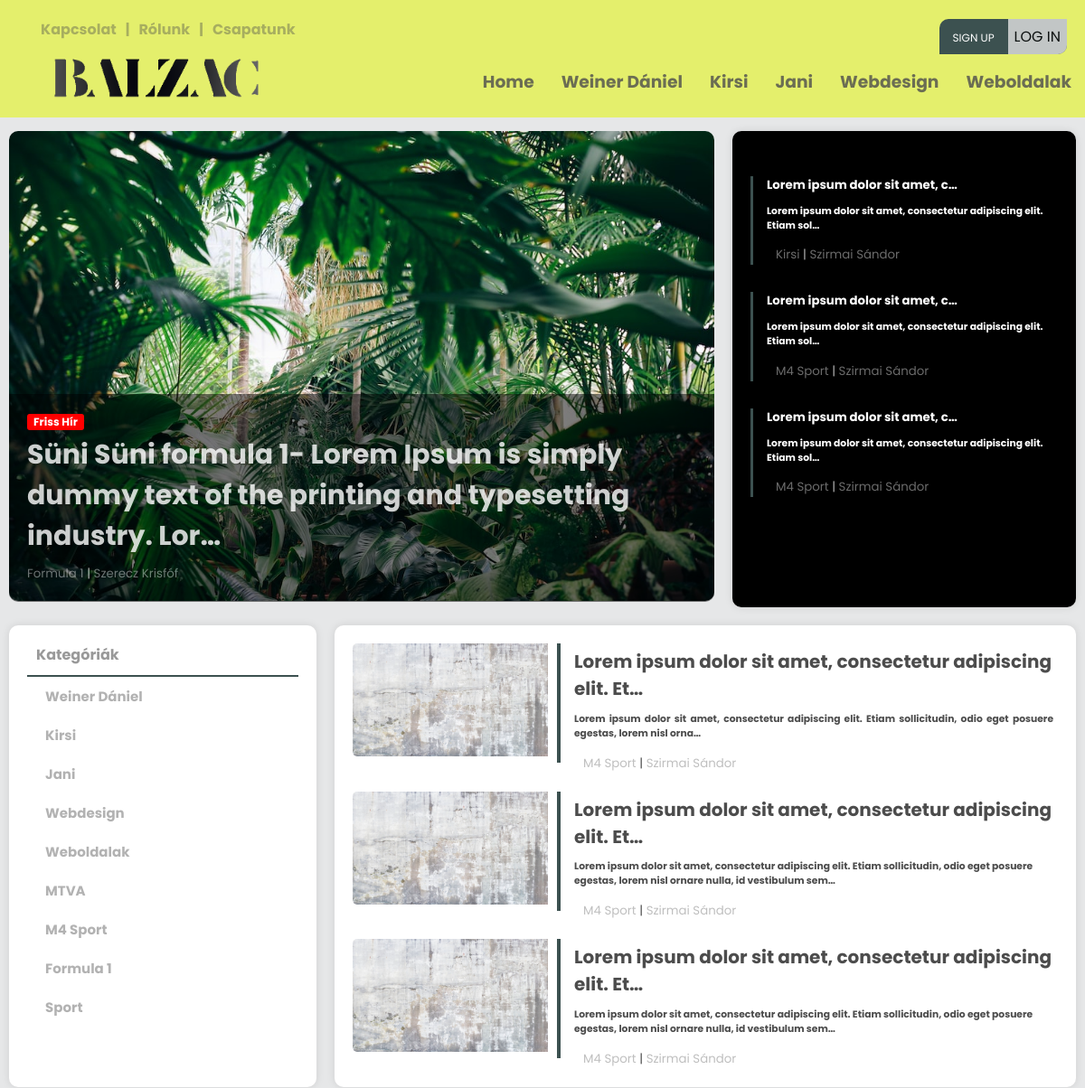
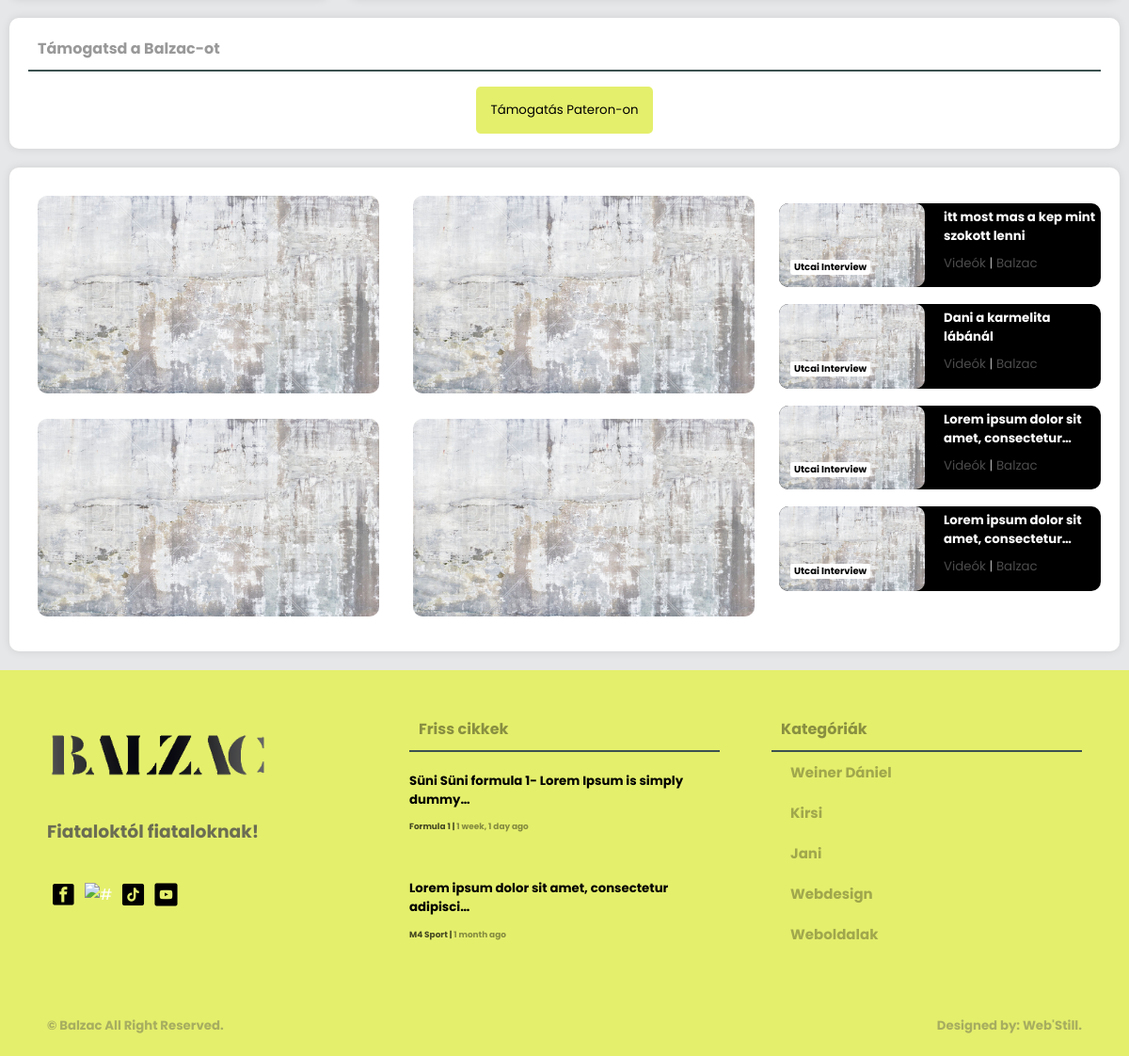
The page / on the database its author committed (2 pictures, top to bottom).
### creationboard/models.py (models this page shows, shortened)
class Category(models.Model):
    user = models.ForeignKey(User, null=True, on_delete=models.CASCADE)
    name = models.CharField(max_length=200)
    class Meta:
        ordering = ['-id']

class Article(models.Model):
    user = models.ForeignKey(User, on_delete=models.CASCADE)
    title = models.CharField(max_length=200)
    created = models.DateTimeField(auto_now_add=True, null=True)
    updated = models.DateTimeField(auto_now=True, null=True)
    articletype = models.CharField(null=False, blank=False, max_length=100)
    body = RichTextUploadingField(max_length=1000000) #ez itt lehetne RichTextUploadingField is
    indeximg = models.ImageField(upload_to="images/", default="images/home9.jpg")
    category = models.CharField(max_length=100, null=False, blank=False)
    status = models.CharField(max_length=10, choices=STATUS_CHOICES, default='pending')
    class Meta:
        ordering = ['-created']

class Video(models.Model):
    user = models.ForeignKey(User, on_delete=models.CASCADE)
    title = models.CharField(max_length=200)
    created = models.DateTimeField(auto_now_add=True, null=True)
    update = models.DateTimeField(auto_now=True, null=True)
    indeximg = models.ImageField(upload_to="images/", default="images/home9.jpg")
    category = models.CharField(max_length=100, null=False, blank=False, default='Közélet')
    videocat = models.CharField(max_length=100, null=False, blank=False, default='Utcai Interview')
    url = models.URLField(max_length=400)
    status = models.CharField(max_length=10, choices=STATUS_CHOICES, default='pending')
    class Meta:
        ordering = ['-id']

### loginsystem/models.py (models this page shows, shortened)
class Profile(models.Model):
    user = models.OneToOneField(User, on_delete=models.CASCADE)
    img = models.ImageField(upload_to="images/", default="images/home8.jpg")
    bio = models.CharField(null=True, max_length=1000000, default='Bio:')
    name = models.CharField(null=True, max_length=300)
    phone = models.CharField(max_length=15, blank=True, null=True)

### main/views.py (the view)
# urls.py: path('', views.index.as_view(), name='index'),
class index(View):
    template_name = "main/index.html"
    def get(self, request,  *args, **kwargs):
        WelcomeArticle = models.Article.objects.filter(status='approved')[0:1]
        footarticle = models.Article.objects.filter(status='approved')[0:2]
        sidearticle = models.Article.objects.filter(status='approved')[4:7]
        picsidearticle = models.Article.objects.filter(status='approved')[1:4]
        category = models.Category.objects.all()[0:9]
        navcategory = models.Category.objects.all()[0:5]
        video1 = models.Video.objects.filter(status='approved')[0:2]
        video2 = models.Video.objects.filter(status='approved')[2:4]
        video3 = models.Video.objects.filter(status='approved')[4:8]
        video4 = models.Video.objects.filter(status='approved')[0:5]
        article5 = models.Article.objects.filter(status='approved')[1:4]
        article8 = models.Article.objects.filter(status='approved')[4:6]
        article9 = models.Article.objects.filter(status='approved')[6:8]
        article6 = models.Article.objects.filter(status='approved')[8:10]
        article7 = models.Article.objects.filter(status='approved')[10:12]
        context = {'video1': video1,
                'video2': video2,
                'video3': video3,
                'article1': WelcomeArticle,
                'article2': sidearticle,
                'article3': picsidearticle,
                'article4': footarticle,
                'category1': category,
                'category2': navcategory,
                'video4': video4,
                'article5': article5,
                'article6': article6,
                'article7': article7,
                'article8': article8,
                'article9': article9,
                }
        return render(request, self.template_name, context)

### templates/main/index.html (shortened to what this page needs)
{% load static %}
<!DOCTYPE html>
<html>
<head>
	<link rel="stylesheet" type="text/css" href="{% static 'main/style.css' %}">
</head>
<body>
	{% include 'main/navbar.html' %}
	<main>
		<div class="wrapper big-screen">
			<div class="row">
				<div class="card-01 pd-0">
					{% for article in article1 %}
					<a href="{% url 'article' article.id %}">
					<img src="{{ article.indeximg.url }}" alt="#" href="#" />
					</a>
					<div  class="index-title">
						<div class="small-red-info">{{ article.articletype }}</div>
						<h2><a href="{% url 'article' article.id %}">{{ article.title|truncatechars:100 }}</a></h2>
						<small><span><a href="{% url 'article-page' article.category %}">{{ article.category }}</a></span>  |  <span><a href="{% url 'profile-page' article.user.username %}">{{article.user.profile.name}}</a></span></small>
					</div>
					{% endfor %}
				</div>
				<div class="card-02 bg-dark">
					{% for article in article2 %}
					<div class="recent-articles mt-4">
						<a href="{% url 'article' article.id %}">
							<h5>{{ article.title|truncatechars:30 }}</h5>
							<h6>{{ article.body|truncatechars:70|safe }}</h6>
						</a>
						<small><span><a href="{% url 'article-page' article.category %}">{{ article.category }}</a></span>  |  <span><a href="{% url 'profile-page' article.user.username %}">{{article.user.profile.name}}</a></span></small>
					</div>
					{% endfor %}
				</div>
			</div>
			<div class="row">
				<div class="card-03">
					<div class="box-title">
						<h4 class="txt-black"><a href="{% url 'cats' %}" style="color: black;">Kategóriák</a><h4>
					</div>
					<div class="box-categories">
						<ul>
							{% for category in category1 %}
							<li><a href="{% url 'article-page' category.name %}" class="txt-black">{{ category.name }}</a></li>
							{% endfor %}
						</ul>
					</div>
				</div>
				{% include 'main/article-list.html' %}
			</div>
			<div class="row">
				<div class="card-04">
					<div class="box-title">
						<h4 class="txt-black">Támogatsd a Balzac-ot<h4>
					</div>
					<p align="center" class="support-button"><a href="https://www.patreon.com/balzacponthu?fbclid=IwAR3JOQYT3R9V432b2VWC6NUcg5xKVvSdW35aFnE5x-G6miomHZGDAsoMr7c" target="blank">
					<button href="https://www.patreon.com/balzacponthu?fbclid=IwAR3JOQYT3R9V432b2VWC6NUcg5xKVvSdW35aFnE5x-G6miomHZGDAsoMr7c">Támogatás Pateron-on</button>
					</a></p>
				</div>
			</div>
			{% include 'main/video-component.html' %}
	</main>
	{% include 'main/footer.html' %}
</body>
</html>

### templates/main/navbar.html (shortened to what this page needs)
{% load static %}
<div class="screen-big">
<nav>
    <div class="nav-one nav-flex">
        <div class="left flex">
            <ul class="top-header mt-0">
                <li><a href="{% url 'contact-us' %}"><h4>Kapcsolat</h4></a></li>
                <li><h4>|</h4></li>
                <li><a href="{% url 'about-us' %}"><h4>Rólunk</h4></a></li>
                <li><h4>|</h4></li>
                <li><a href="{% url 'team-index' %}"><h4>Csapatunk</h4></a></li>
            </ul>
        </div>
        <div class="right flex">
                <ul class="top-header">
                    {% if request.user.is_authenticated %}
                    <li>
                        <div class="header-profile-pic">
                            <div class="pic">
                                <span class="material-symbols-outlined">account_circle</span>
                            </div>
                            <div class="header-profile-info">
                                <h4><a href="{% url 'profile-page' request.user.username %}">@{{ request.user }}</a></h4>
                                <h6><a href=""><span class="material-symbols-outlined">mail_lock</span>{{ request.user.email }}</a></h6>
                            </div>
                        </div>
                    </li>
                    <!--<li><h4><a href="{% url 'profile-page' request.user.username %}">Hello, @{{ request.user }}</a></h4></li>
                    <li><h4>|</h4></li>
                    <li><h4><a href="{% url 'logout' %}"><span class="material-symbols-outlined">logout</span>Kijelentkezés</a></h4></li>-->
                    {% else %}
                    <ul class="foot-icon-margin pd-0">
                        <li class="signup-or-login"><a href="{% url 'register' %}" class="sign-up">Sign up</a><a href="{% url 'login' %}"><button class="login-btn">Log in</button></a></li>
                    </ul>
                    {% endif %}
                </ul>
        </div>
    </div>
    <div class="nav-two nav-flex">
        <div class="left flex">
            <ul>
                <a href="{% url 'index' %}"><li><img src="{% static 'main/pics/logo.png' %}" class="logo-img" alt="#" /></li>
            </ul>
        </div>
        <div class="right">
            <div class="social media">
                <ul>
                    <li><a href="{% url 'index' %}"><h3>Home</h3></a></li>
                    {% for category in category2 %}
                        <li><a href="{% url 'article-page' category.name %}"><h3>{{ category.name }}</h3></a></li>
                    {% endfor %}
                </ul>
            </div>
        </div>
    </div>
</nav>
</div>

### templates/main/article-list.html
<div class="card-04">
    {% for article in article3 %}
    <div class="article-with-pic-1">
        <a href="{% url 'article' article.id %}">
        <div class="article-pic">
            <img src="{{ article.indeximg.url }}" alt="" />
        </div>
        <div class="pic-with-articles">
            <a href="{% url 'article' article.id %}">
                <h5>{{ article.title|truncatechars:60 }}</h5>
                <h6>{{ article.body|truncatechars:150|safe }}</h6>
            </a>
            <small><span><a href="{% url 'article-page' article.category %}">{{ article.category }}</a></span>  |  <span><a href="{% url 'profile-page' article.user.username %}">{{ article.user.profile.name }}</a></span></small>
        </div>
        </a>
    </div>
    {% endfor %}
</div>

### templates/main/video-component.html (shortened to what this page needs)
{% load static %}
<div class="row">
    <div class="card-05">
        <div class="video-col-1">
            <div class="flex-col-1">
                {% for video in video1 %}
                <div class="index-pic">
                    <a href="{{ video.url }}" target="blank"><img src="{{ video.indeximg.url }}" alt="" />
                    </div></a>
                </div>
                {% endfor %}
            </div>
            <div class="flex-col-1">
                {% for video in video2 %}
                <div class="index-pic">
                    <a href="{{ video.url }}" target="blank"><img src="{{ video.indeximg.url }}" alt="" />
                    </div></a>
                </div>
                {% endfor %}
            </div>
            <div class="flex-col-2">
                <div class="video-list">
                    {% for video in video3 %}
                    <div class="li">
                            <a href="{{ video.url }}" target="blank">
                                <img src="{{ video.indeximg.url }}" alt="">
                            </a>
                        <div class="video-list-video-title">
                            <h5>{{ video.title|truncatechars:40 }}</h5></a>
                            <a href="{{ video.url }}" target="blank"><div class="video-topic"><h6>{{ video.videocat|truncatechars:18 }}</h6></div></a>
                            <small><span><a href="https://www.youtube.com/@balzacujsag/videos" target="blank">Videók </a></span>  |  <span><a href="https://www.youtube.com/@balzacujsag" target="blank"> Balzac</a></span></small>
                        </div>
                    </div>
                    {% endfor %}
                </div>
            </div>

### templates/main/footer.html
{% load static %}
<footer>
    <div class="footer">
        <div class="footer-cols footer-firts">
            <div class="col-01">
                <ul class="pd-0">
                    <a href="{% url 'index' %}"><li><img src="{% static 'main/pics/logo.png' %}" class="logo-img" alt="#" /></li>
                </ul>
                <h3>Fiataloktól fiataloknak!</h3>
                <ul class="foot-icon-margin pd-0">
                    <a href="https://www.facebook.com/profile.php?id=100090612766620" target="blank"><li><img src="{% static 'main/pics/facebook.png' %}" class="icon-img" alt="#" target="blank" /></a></li>
                    <a href="https://www.instagram.com/balzacponthu/" target="blank"><li><img src="{% static 'main/pics/instagram.png' %}" class="icon-img" alt="#" /></li></a>
                    <a href="https://www.tiktok.com/@balzac.ujsag" target="blank"><li><img src="{% static 'main/pics/tiktok.png' %}" class="icon-img" alt="#" /></li></a>
                    <a href="https://www.youtube.com/@balzacujsag" target="blank"><li><img src="{% static 'main/pics/youtube.png' %}" class="icon-img" alt="#" /></li></a>
                </ul>
            </div>
            <div class="col-02">
                <div class="box-title">
                    <h4 class="txt-black">Friss cikkek<h4>
                </div>
                {% for article in article4 %}
                <ul class="pd-0">
                    <li><a href="{% url 'article' article.id %}" class="footer-article-text">
                        <h5 class="mt-1 mb-1">{{ article.title|truncatechars:49 }}</h5>
                        <h6 class="m-0">{{ article.body|truncatechars:30|safe }}</h6>
                        <small class="black"><span><a href="{% url 'article-page' article.category %}" class="black">{{ article.category }} </a></span>  |  <span><a class="black"> {{ article.created|timesince }} ago</a></span></small>
                    </a></li>
                </ul>
                {% endfor %}
            </div>
            <div class="col-03">
                <div class="box-title">
                    <h4 class="txt-black">Kategóriák<h4>
                </div>
                <div class="box-categories">
                    <ul>
                        {% for category in category2 %}
                        <li><a href="{% url 'article-page' category.name %}" class="txt-black">{{ category.name }}</a></li>
                        {% endfor %}
                    </ul>
                </div>
            </div>
        </div>
        <div class="footer-second">
            <div>
                <h5><a href="#"> &copy; Balzac</a> All Right Reserved.<h5>
            </div>
            <div>
                <h5><a href="">Designed by: Web'Still.</a><h5>
            </div>
        </div>
    </div>
</footer>

### rows shown on the page
Category: name "Weiner Dániel"
Category: name "Kirsi"
Category: name "Jani"
Category: name "Webdesign"
Category: name "Weboldalak"
Article: indeximg (picture), articletype "Friss Hír", title "Süni Süni formula 1- Lorem Ipsum is simply dummy text of the printing and typesetting industry. Lor…", category "Formula 1", user.profile.name "Szerecz Krisfóf", title "Süni Süni formula 1- Lorem Ipsum is simply dummy…", created "1 week, 1 day"
Article: title "Lorem ipsum dolor sit amet, c…", body "Lorem ipsum dolor sit amet, consectetur adipiscing elit. Etiam sol…", category "Kirsi", user.profile.name "Szirmai Sándor"
Article: title "Lorem ipsum dolor sit amet, c…", body "Lorem ipsum dolor sit amet, consectetur adipiscing elit. Etiam sol…", category "M4 Sport", user.profile.name "Szirmai Sándor"
Article: title "Lorem ipsum dolor sit amet, c…", body "Lorem ipsum dolor sit amet, consectetur adipiscing elit. Etiam sol…", category "M4 Sport", user.profile.name "Szirmai Sándor"
Category: name "MTVA"
Category: name "M4 Sport"
Category: name "Formula 1"
Category: name "Sport"
Article: indeximg (picture), title "Lorem ipsum dolor sit amet, consectetur adipiscing elit. Et…", body "Lorem ipsum dolor sit amet, consectetur adipiscing elit. Etiam sollicitudin, odio eget posuere egestas, lorem nisl orna…", category "M4 Sport", user.profile.name "Szirmai Sándor", title "Lorem ipsum dolor sit amet, consectetur adipisci…", created "1 month"
Article: indeximg (picture), title "Lorem ipsum dolor sit amet, consectetur adipiscing elit. Et…", body "Lorem ipsum dolor sit amet, consectetur adipiscing elit. Etiam sollicitudin, odio eget posuere egestas, lorem nisl ornare nulla, id vestibulum sem…", category "M4 Sport", user.profile.name "Szirmai Sándor"
Article: indeximg (picture), title "Lorem ipsum dolor sit amet, consectetur adipiscing elit. Et…", body "Lorem ipsum dolor sit amet, consectetur adipiscing elit. Etiam sollicitudin, odio eget posuere egestas, lorem nisl ornare nulla, id vestibulum sem…", category "M4 Sport", user.profile.name "Szirmai Sándor"
Video: indeximg (picture)
Video: indeximg (picture)
Video: indeximg (picture)
Video: indeximg (picture)
Video: indeximg (picture), title "itt most mas a kep mint szokott lenni", videocat "Utcai Interview"
Video: indeximg (picture), title "Dani a karmelita lábánál", videocat "Utcai Interview"
Video: indeximg (picture), title "Lorem ipsum dolor sit amet, consectetur…", videocat "Utcai Interview"
Video: indeximg (picture), title "Lorem ipsum dolor sit amet, consectetur…", videocat "Utcai Interview"
